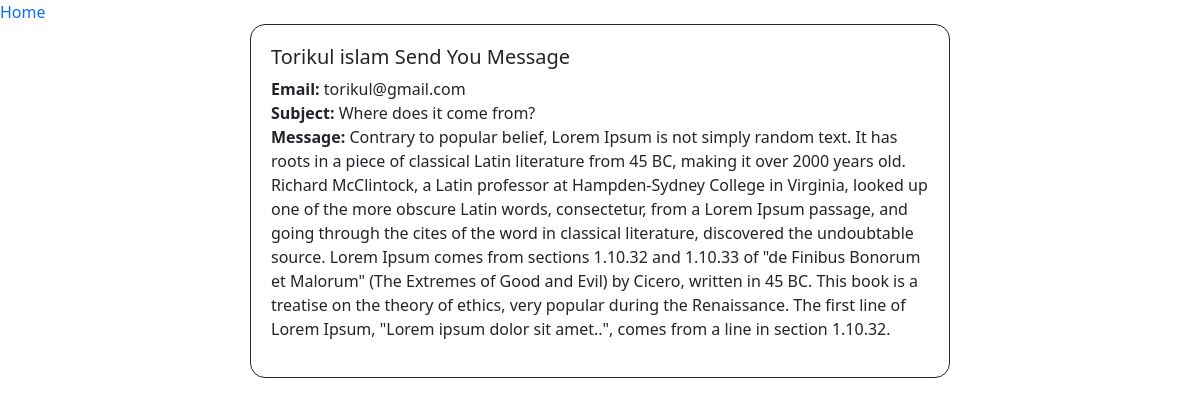
/read.php?readid=24, run on the app's committed database.
### tables this page shows
CREATE TABLE `contact` (
  `Name` text NOT NULL,
  `Email` varchar(50) NOT NULL,
  `Subject` text NOT NULL,
  `Message` text NOT NULL,
  `ID` int(11) NOT NULL
);

### read.php (the view, shortened to what this page needs)
<?php include './header.php' ?>
<?php
include './config.php';
if (isset($_GET['readid'])) {
    $id = $_GET['readid'];
    $result3 = mysqli_query($conn, "SELECT * FROM contact WHERE ID = $id");
    if ($result3->num_rows > 0) {
        $row = $result3->fetch_assoc();
    }
}
?>
    <a href="./index.php">Home</a>
    <div style="width:700px; margin:auto; padding: 20px; border: 1px solid; border-radius: 15px;" >
        <h5> <?php echo "$row[Name]";?> Send You Message</h5>
        <span> <b>Email:</b> <?php echo "$row[Email]";?></span> <br>
        <span> <b>Subject:</b> <?php echo "$row[Subject]";?></span><br>
        <p> <b>Message: </b> <?php echo "$row[Message]";?> </p>
    </div>
</body>
</html>

### style.css (style rules this page uses)
a { text-decoration: none; }

### data on the page
contact: Name "Torikul islam", Email "torikul@gmail.com", Subject "Where does it come from?", Message "Contrary to popular belief, Lorem Ipsum is not simply random text. It has roots in a piece of classical Latin literature from 45 BC, making it over 2000 years old. Richard McClintock, a Latin professor at Hampden-Sydney College in Virginia, looked up one of the more obscure Latin words, consectetur, from a Lorem Ipsum passage, and going through the cites of the word in classical literature, discovered the undoubtable source. Lorem Ipsum comes from sections 1.10.32 and 1.10.33 of \"de Finibus Bonorum et Malorum\" (The Extremes of Good and Evil) by Cicero, written in 45 BC. This book is a treatise on the theory of ethics, very popular during the Renaissance. The first line of Lorem Ipsum,…"
